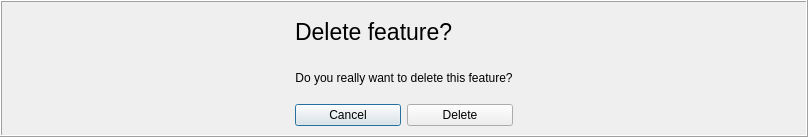
<?xml version="1.0" encoding="UTF-8"?>
<ui version="4.0">
 <class>DeleteFeatureDialog</class>
 <widget class="QDialog" name="DeleteFeatureDialog">
  <property name="geometry">
   <rect>
    <x>0</x>
    <y>0</y>
    <width>808</width>
    <height>137</height>
   </rect>
  </property>
  <property name="sizePolicy">
   <sizepolicy hsizetype="Preferred" vsizetype="Fixed">
    <horstretch>0</horstretch>
    <verstretch>0</verstretch>
   </sizepolicy>
  </property>
  <property name="windowTitle">
   <string>Dialog</string>
  </property>
  <property name="styleSheet">
   <string notr="true"/>
  </property>
  <property name="modal">
   <bool>false</bool>
  </property>
  <layout class="QHBoxLayout" name="horizontalLayout_3">
   <property name="margin">
    <number>0</number>
   </property>
   <item>
    <widget class="QFrame" name="frame">
     <property name="frameShape">
      <enum>QFrame::Box</enum>
     </property>
     <property name="frameShadow">
      <enum>QFrame::Raised</enum>
     </property>
     <layout class="QHBoxLayout" name="horizontalLayout_2">
      <item>
       <spacer name="horizontalSpacer">
        <property name="orientation">
         <enum>Qt::Horizontal</enum>
        </property>
        <property name="sizeHint" stdset="0">
         <size>
          <width>209</width>
          <height>20</height>
         </size>
        </property>
       </spacer>
      </item>
      <item>
       <layout class="QGridLayout" name="gridLayout">
        <item row="1" column="0">
         <widget class="QLabel" name="deletelabel">
          <property name="text">
           <string>Do you really want to delete this feature?</string>
          </property>
          <property name="alignment">
           <set>Qt::AlignCenter</set>
          </property>
         </widget>
        </item>
        <item row="2" column="0">
         <layout class="QHBoxLayout" name="horizontalLayout">
          <item>
           <widget class="QPushButton" name="cancelButton">
            <property name="text">
             <string>Cancel</string>
            </property>
           </widget>
          </item>
          <item>
           <widget class="QPushButton" name="deleteButton">
            <property name="text">
             <string>Delete</string>
            </property>
           </widget>
          </item>
         </layout>
        </item>
        <item row="0" column="0">
         <widget class="QLabel" name="headerlabel">
          <property name="font">
           <font>
            <family>Segoe UI</family>
            <pointsize>17</pointsize>
            <weight>50</weight>
            <italic>false</italic>
            <bold>false</bold>
           </font>
          </property>
          <property name="styleSheet">
           <string notr="true"/>
          </property>
          <property name="text">
           <string>Delete feature?</string>
          </property>
          <property name="alignment">
           <set>Qt::AlignLeading|Qt::AlignLeft|Qt::AlignVCenter</set>
          </property>
         </widget>
        </item>
       </layout>
      </item>
      <item>
       <spacer name="horizontalSpacer_2">
        <property name="orientation">
         <enum>Qt::Horizontal</enum>
        </property>
        <property name="sizeHint" stdset="0">
         <size>
          <width>209</width>
          <height>20</height>
         </size>
        </property>
       </spacer>
      </item>
     </layout>
    </widget>
   </item>
  </layout>
 </widget>
 <resources/>
 <connections>
  <connection>
   <sender>cancelButton</sender>
   <signal>pressed()</signal>
   <receiver>DeleteFeatureDialog</receiver>
   <slot>reject()</slot>
   <hints>
    <hint type="sourcelabel">
     <x>311</x>
     <y>142</y>
    </hint>
    <hint type="destinationlabel">
     <x>144</x>
     <y>177</y>
    </hint>
   </hints>
  </connection>
  <connection>
   <sender>deleteButton</sender>
   <signal>pressed()</signal>
   <receiver>DeleteFeatureDialog</receiver>
   <slot>accept()</slot>
   <hints>
    <hint type="sourcelabel">
     <x>481</x>
     <y>134</y>
    </hint>
    <hint type="destinationlabel">
     <x>614</x>
     <y>174</y>
    </hint>
   </hints>
  </connection>
 </connections>
</ui>
